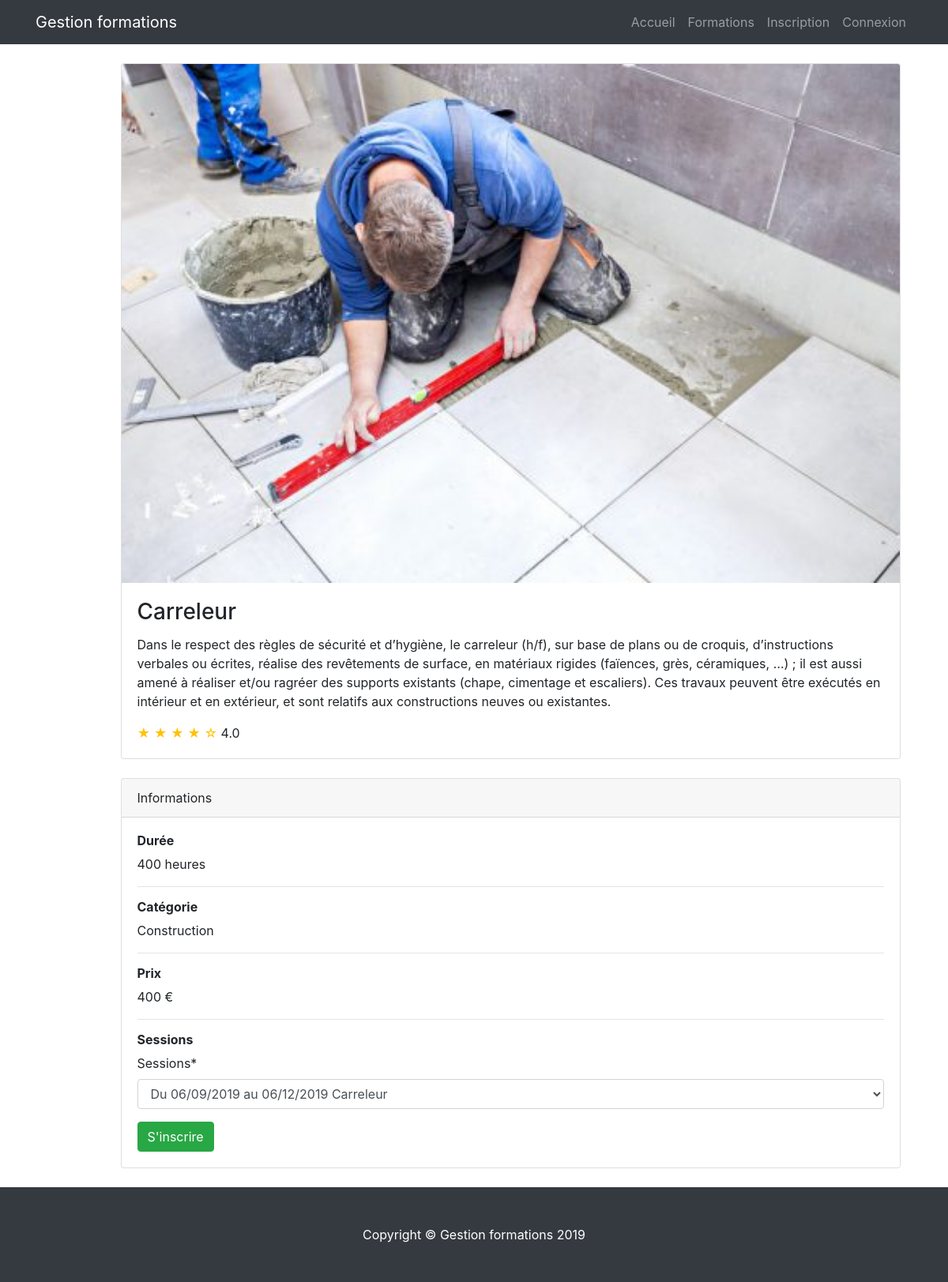
The page /training/1/ on the database its author committed.
### training/models.py (models this page shows)
class Training(models.Model):
    name=models.CharField(verbose_name='Nom de la formation', max_length=150)
    description=models.TextField(verbose_name='Description')
    price=models.DecimalField(verbose_name='Prix',max_digits=6,decimal_places=2)
    category=models.ForeignKey(Category,on_delete=models.CASCADE, verbose_name='Catégorie')
    number_hours=models.IntegerField(verbose_name='Nombre d''heures')
    image_training = models.ImageField(verbose_name='Image Formation',upload_to='training', blank=True)
    image_thumbnail = ImageSpecField(source='image_training',
                                      processors=[ResizeToFill(700, 400)],
                                      format='JPEG',
                                      options={'quality': 99})
    image_detail_thumbnail = ImageSpecField(source='image_training',
                                     processors=[ResizeToFill(900, 400)],
                                     format='JPEG',
                                     options={'quality': 99})
    class Meta:
        verbose_name='Formation'
        verbose_name_plural = 'Formations'
    def __str__(self):
        return self.name

class Category(models.Model):
    name=models.CharField(verbose_name='nom de la catégorie',max_length=150)
    class Meta:
        verbose_name='Categorie'
        verbose_name_plural = 'Categories'
    def __str__(self):
        return self.name

### training/views.py (the view)
# urls.py: path('<int:id>/',views.training_detail,name='detail_training'),
def training_detail(request,id):
    training=get_object_or_404(Training,id=id)
    if request.method=='POST':
        form_session=ChoiceSessionForm(request.POST)
        form_session.fields['sessions'].queryset = Session.objects.filter(training=id, full=False)
        if form_session.is_valid() and request.user.is_authenticated:
            session=form_session.cleaned_data['sessions']
            student=Profile.objects.get(user=request.user)
            if student.user_type == 1:
                if  not RegistrationSession.studentRegisterExist(session,student):
                    request.session['choice_session']=session
                    return redirect('payment:payment')
                else:
                    messages.error(request, 'Vous êtes déja inscrit à cette session !')
                    return redirect('training:list_training')
            else:
                messages.error(request, 'L\'inscription à une session est réservée à un étudiant inscrit !')
                return redirect('training:list_training')
        else:
            return redirect('login')
    else:
        form_session=ChoiceSessionForm()
        form_session.fields['sessions'].queryset = Session.objects.filter(training=id, full=False)
    context={'training':training,
             'form_session':form_session,
             }
    return render(request,'training/training_detail.html',context)

### training/forms.py
class ChoiceSessionForm(forms.Form):
    sessions=forms.ModelChoiceField(queryset=Session.objects.all(),empty_label=None)

### training/models.py (called while the page is built)
    def __str__(self):
        return 'Du '+ self.date_of_begin.strftime('%d/%m/%Y') + '  au  '\
               + self.date_of_finish.strftime('%d/%m/%Y') + '  '+self.training.__str__()

### training/templates/training/training_detail.html (shortened to what this page needs)
{% extends 'base.html' %}
{% load crispy_forms_tags %}
{% load static %}
{% block content %}
<div class="container">
    <div class="row">
         <div class="col-lg-1">
         </div>
        <div class="col-lg-11">
             <div class="card mt-4">
                  <img class="card-img-top img-fluid" src="{{training.image_detail_thumbnail.url}}" alt="image_training">
                  <div class="card-body">
                    <h3 class="card-title">{{training.name}}</h3>
                    <p class="card-text">{{training.description}}</p>
                    <span class="text-warning">&#9733; &#9733; &#9733; &#9733; &#9734;</span>
                    4.0
                  </div>
             </div>
             <div class="card card-outline-secondary my-4">
                  <div class="card-header">
                    Informations
                  </div>
                  <div class="card-body">
                    <h6><strong>Durée</strong></h6>
                    <p>{{training.number_hours}} heures</p>
                    <hr>
                    <h6><strong>Catégorie</strong></h6>
                    <p>{{training.category}}</p>
                    <hr>
                    <h6><strong>Prix</strong></h6>
                    <p>{{training.price|floatformat}} €</p>
                    <hr>
                    <h6><strong>Sessions</strong></h6>
                    <form class="choice_session" method="POST" action="">
                        {{form_session|crispy}}
                        <input type="submit" class="btn btn-success" value="S'inscrire">
                    </form>
                  </div>
            </div>
        </div>
    </div>
</div>
{% endblock content %}

### static/css/index.css (style rules this page uses)
body { padding-top: 56px; }

### rows shown on the page
Training: image_detail_thumbnail (picture), name "Carreleur", description "Dans le respect des règles de sécurité et d’hygiène, le carreleur (h/f), sur base de plans ou de croquis, d’instructions verbales ou écrites, réalise des revêtements de surface, en matériaux rigides (faïences, grès, céramiques, …) ; il est aussi amené à réaliser et/ou ragréer des supports existants (chape, cimentage et escaliers). Ces travaux peuvent être exécutés en intérieur et en extérieur, et sont relatifs aux constructions neuves ou existantes.", number_hours "400", category "Construction", price "400"
